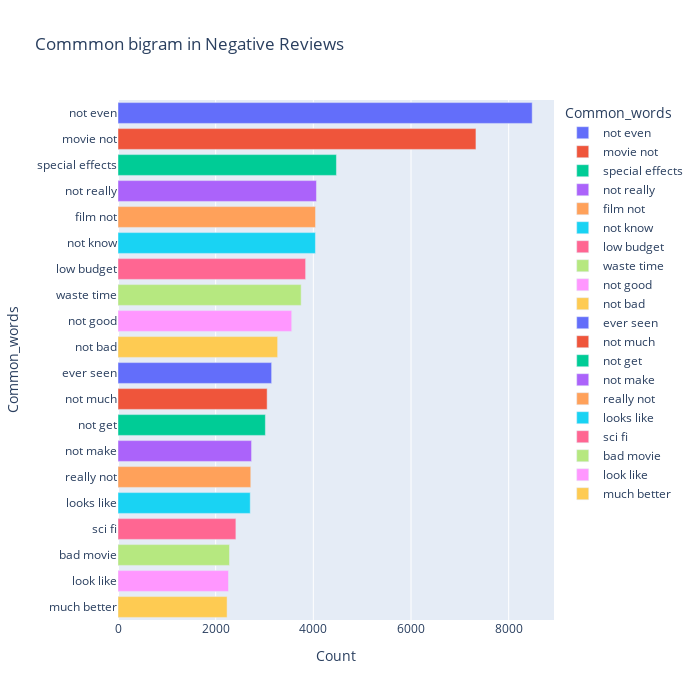

Write notebook code for a chart like this one.
### Code cell
most_common_uni = get_top_text_ngrams(df.Reviews[df['Ratings']<=4],20,2)
# most_common_uni = get_top_text_ngrams(df.Reviews_clean[df['Ratings']<=4],20,2)
most_common_uni = dict(most_common_uni)
temp = pd.DataFrame(columns = ["Common_words" , 'Count'])
temp["Common_words"] = list(most_common_uni.keys())
temp["Count"] = list(most_common_uni.values())
fig = px.bar(temp, x="Count", y="Common_words", title='Commmon bigram in Negative Reviews', orientation='h', 
             width=700, height=700,color='Common_words')
fig.show()

### Figure 1 — Plotly figure (JSON) as saved in the notebook; plotly's stock layout.template omitted (floating-point values rounded to 4 significant figures)
{"data": [{"alignmentgroup": "True", "hovertemplate": "Common_words=%{y}<br>Count=%{x}<extra></extra>", "legendgroup": "not even", "marker": {"color": "#636efa", "pattern": {"shape": ""}}, "name": "not even", "offsetgroup": "not even", "orientation": "h", "showlegend": true, "textposition": "auto", "type": "bar", "x": [8482], "xaxis": "x", "y": ["not even"], "yaxis": "y"}, {"alignmentgroup": "True", "hovertemplate": "Common_words=%{y}<br>Count=%{x}<extra></extra>", "legendgroup": "movie not", "marker": {"color": "#EF553B", "pattern": {"shape": ""}}, "name": "movie not", "offsetgroup": "movie not", "orientation": "h", "showlegend": true, "textposition": "auto", "type": "bar", "x": [7330], "xaxis": "x", "y": ["movie not"], "yaxis": "y"}, {"alignmentgroup": "True", "hovertemplate": "Common_words=%{y}<br>Count=%{x}<extra></extra>", "legendgroup": "special effects", "marker": {"color": "#00cc96", "pattern": {"shape": ""}}, "name": "special effects", "offsetgroup": "special effects", "orientation": "h", "showlegend": true, "textposition": "auto", "type": "bar", "x": [4473], "xaxis": "x", "y": ["special effects"], "yaxis": "y"}, {"alignmentgroup": "True", "hovertemplate": "Common_words=%{y}<br>Count=%{x}<extra></extra>", "legendgroup": "not really", "marker": {"color": "#ab63fa", "pattern": {"shape": ""}}, "name": "not really", "offsetgroup": "not really", "orientation": "h", "showlegend": true, "textposition": "auto", "type": "bar", "x": [4064], "xaxis": "x", "y": ["not really"], "yaxis": "y"}, {"alignmentgroup": "True", "hovertemplate": "Common_words=%{y}<br>Count=%{x}<extra></extra>", "legendgroup": "film not", "marker": {"color": "#FFA15A", "pattern": {"shape": ""}}, "name": "film not", "offsetgroup": "film not", "orientation": "h", "showlegend": true, "textposition": "auto", "type": "bar", "x": [4045], "xaxis": "x", "y": ["film not"], "yaxis": "y"}, {"alignmentgroup": "True", "hovertemplate": "Common_words=%{y}<br>Count=%{x}<extra></extra>", "legendgroup": "not know", "marker": {"color": "#19d3f3", "pattern": {"shape": ""}}, "name": "not know", "offsetgroup": "not know", "orientation": "h", "showlegend": true, "textposition": "auto", "type": "bar", "x": [4043], "xaxis": "x", "y": ["not know"], "yaxis": "y"}, {"alignmentgroup": "True", "hovertemplate": "Common_words=%{y}<br>Count=%{x}<extra></extra>", "legendgroup": "low budget", "marker": {"color": "#FF6692", "pattern": {"shape": ""}}, "name": "low budget", "offsetgroup": "low budget", "orientation": "h", "showlegend": true, "textposition": "auto", "type": "bar", "x": [3842], "xaxis": "x", "y": ["low budget"], "yaxis": "y"}, {"alignmentgroup": "True", "hovertemplate": "Common_words=%{y}<br>Count=%{x}<extra></extra>", "legendgroup": "waste time", "marker": {"color": "#B6E880", "pattern": {"shape": ""}}, "name": "waste time", "offsetgroup": "waste time", "orientation": "h", "showlegend": true, "textposition": "auto", "type": "bar", "x": [3751], "xaxis": "x", "y": ["waste time"], "yaxis": "y"}, {"alignmentgroup": "True", "hovertemplate": "Common_words=%{y}<br>Count=%{x}<extra></extra>", "legendgroup": "not good", "marker": {"color": "#FF97FF", "pattern": {"shape": ""}}, "name": "not good", "offsetgroup": "not good", "orientation": "h", "showlegend": true, "textposition": "auto", "type": "bar", "x": [3557], "xaxis": "x", "y": ["not good"], "yaxis": "y"}, {"alignmentgroup": "True", "hovertemplate": "Common_words=%{y}<br>Count=%{x}<extra></extra>", "legendgroup": "not bad", "marker": {"color": "#FECB52", "pattern": {"shape": ""}}, "name": "not bad", "offsetgroup": "not bad", "orientation": "h", "showlegend": true, "textposition": "auto", "type": "bar", "x": [3269], "xaxis": "x", "y": ["not bad"], "yaxis": "y"}, {"alignmentgroup": "True", "hovertemplate": "Common_words=%{y}<br>Count=%{x}<extra></extra>", "legendgroup": "ever seen", "marker": {"color": "#636efa", "pattern": {"shape": ""}}, "name": "ever seen", "offsetgroup": "ever seen", "orientation": "h", "showlegend": true, "textposition": "auto", "type": "bar", "x": [3146], "xaxis": "x", "y": ["ever seen"], "yaxis": "y"}, {"alignmentgroup": "True", "hovertemplate": "Common_words=%{y}<br>Count=%{x}<extra></extra>", "legendgroup": "not much", "marker": {"color": "#EF553B", "pattern": {"shape": ""}}, "name": "not much", "offsetgroup": "not much", "orientation": "h", "showlegend": true, "textposition": "auto", "type": "bar", "x": [3054], "xaxis": "x", "y": ["not much"], "yaxis": "y"}, {"alignmentgroup": "True", "hovertemplate": "Common_words=%{y}<br>Count=%{x}<extra></extra>", "legendgroup": "not get", "marker": {"color": "#00cc96", "pattern": {"shape": ""}}, "name": "not get", "offsetgroup": "not get", "orientation": "h", "showlegend": true, "textposition": "auto", "type": "bar", "x": [3018], "xaxis": "x", "y": ["not get"], "yaxis": "y"}, {"alignmentgroup": "True", "hovertemplate": "Common_words=%{y}<br>Count=%{x}<extra></extra>", "legendgroup": "not make", "marker": {"color": "#ab63fa", "pattern": {"shape": ""}}, "name": "not make", "offsetgroup": "not make", "orientation": "h", "showlegend": true, "textposition": "auto", "type": "bar", "x": [2735], "xaxis": "x", "y": ["not make"], "yaxis": "y"}, {"alignmentgroup": "True", "hovertemplate": "Common_words=%{y}<br>Count=%{x}<extra></extra>", "legendgroup": "really not", "marker": {"color": "#FFA15A", "pattern": {"shape": ""}}, "name": "really not", "offsetgroup": "really not", "orientation": "h", "showlegend": true, "textposition": "auto", "type": "bar", "x": [2719], "xaxis": "x", "y": ["really not"], "yaxis": "y"}, {"alignmentgroup": "True", "hovertemplate": "Common_words=%{y}<br>Count=%{x}<extra></extra>", "legendgroup": "looks like", "marker": {"color": "#19d3f3", "pattern": {"shape": ""}}, "name": "looks like", "offsetgroup": "looks like", "orientation": "h", "showlegend": true, "textposition": "auto", "type": "bar", "x": [2708], "xaxis": "x", "y": ["looks like"], "yaxis": "y"}, {"alignmentgroup": "True", "hovertemplate": "Common_words=%{y}<br>Count=%{x}<extra></extra>", "legendgroup": "sci fi", "marker": {"color": "#FF6692", "pattern": {"shape": ""}}, "name": "sci fi", "offsetgroup": "sci fi", "orientation": "h", "showlegend": true, "textposition": "auto", "type": "bar", "x": [2414], "xaxis": "x", "y": ["sci fi"], "yaxis": "y"}, {"alignmentgroup": "True", "hovertemplate": "Common_words=%{y}<br>Count=%{x}<extra></extra>", "legendgroup": "bad movie", "marker": {"color": "#B6E880", "pattern": {"shape": ""}}, "name": "bad movie", "offsetgroup": "bad movie", "orientation": "h", "showlegend": true, "textposition": "auto", "type": "bar", "x": [2283], "xaxis": "x", "y": ["bad movie"], "yaxis": "y"}, {"alignmentgroup": "True", "hovertemplate": "Common_words=%{y}<br>Count=%{x}<extra></extra>", "legendgroup": "look like", "marker": {"color": "#FF97FF", "pattern": {"shape": ""}}, "name": "look like", "offsetgroup": "look like", "orientation": "h", "showlegend": true, "textposition": "auto", "type": "bar", "x": [2263], "xaxis": "x", "y": ["look like"], "yaxis": "y"}, {"alignmentgroup": "True", "hovertemplate": "Common_words=%{y}<br>Count=%{x}<extra></extra>", "legendgroup": "much better", "marker": {"color": "#FECB52", "pattern": {"shape": ""}}, "name": "much better", "offsetgroup": "much better", "orientation": "h", "showlegend": true, "textposition": "auto", "type": "bar", "x": [2234], "xaxis": "x", "y": ["much better"], "yaxis": "y"}], "layout": {"barmode": "relative", "height": 700, "legend": {"title": {"text": "Common_words"}, "tracegroupgap": 0}, "title": {"text": "Commmon bigram in Negative Reviews"}, "width": 700, "xaxis": {"anchor": "y", "domain": [0, 1], "title": {"text": "Count"}}, "yaxis": {"anchor": "x", "categoryarray": ["much better", "look like", "bad movie", "sci fi", "looks like", "really not", "not make", "not get", "not much", "ever seen", "not bad", "not good", "waste time", "low budget", "not know", "film not", "not really", "special effects", "movie not", "not even"], "categoryorder": "array", "domain": [0, 1], "title": {"text": "Common_words"}}}}
